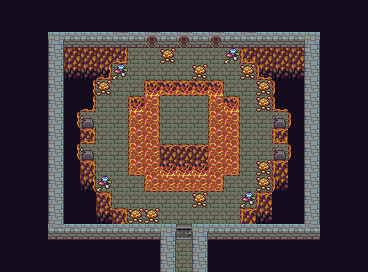

A 2D game scene composited from a Tiled map and its tileset images. What follows is a short description and the map's XML, with each tile layer's data collapsed to a summary:
An orthogonal 23x17 tile map with 16x16 px tiles, 3 tile layers (background, background+, background++) and 32 objects (17x event, 9x trigger, camerabox, entity).

<map version="1.0.0" orientation="orthogonal" renderorder="right-down" width="23" height="17" tilewidth="16" tileheight="16" nextobjectid="57">
 <properties>
  <property name="Name" value="The Dragon's Lair" />
 </properties>
 <tileset firstgid="1" source="tileset.tsx" />
 <layer name="background" width="23" height="17">
  <data>[391 cells, 391 non-empty, 10 distinct tile ids]</data>
 </layer>
 <layer name="background+" width="23" height="17">
  <data>[391 cells, 80 non-empty, 19 distinct tile ids]</data>
 </layer>
 <layer name="background++" width="23" height="17">
  <data>[391 cells, 14 non-empty, 6 distinct tile ids]</data>
 </layer>
 <objectgroup name="#spritelayer">
  <object id="1" type="camerabox" x="32" y="16" width="304" height="240" visible="0" />
  <object id="2" name="exit_door" type="trigger" x="176" y="224" width="16" height="16" />
  <object id="11" x="176" y="256">
   <polyline points="0,16 0,-32 -16,-32 -16,-48 -64,-48 -64,-80 -80,-80 -80,-160 -64,-160 -64,-176 -48,-176 -48,-208 -16,-208 -16,-192 0,-192 0,-208 64,-208 64,-176 80,-176 80,-144 96,-144 96,-96 80,-96 80,-64 64,-64 64,-32 16,-32 16,16" />
  </object>
  <object id="17" name="trigger_switch" type="trigger" x="80" y="112" width="16" height="16">
   <properties>
    <property name="color" value="orange" />
   </properties>
  </object>
  <object id="18" name="trigger_switch" type="trigger" x="272" y="112" width="16" height="16">
   <properties>
    <property name="color" value="blue" />
   </properties>
  </object>
  <object id="19" name="trigger_switch" type="trigger" x="272" y="144" width="16" height="16">
   <properties>
    <property name="color" value="red" />
   </properties>
  </object>
  <object id="20" name="trigger_switch" type="trigger" x="80" y="144" width="16" height="16">
   <properties>
    <property name="color" value="green" />
   </properties>
  </object>
  <object id="24" x="144" y="80">
   <polyline points="0,0 0,16 -16,16 -16,96 0,96 0,112 48,112 48,128 64,128 64,112 80,112 80,96 96,96 96,16 80,16 80,0 64,0 64,-16 48,-16 48,0 0,0" />
  </object>
  <object id="25" name="leave_room" type="event" x="176" y="240" width="16" height="16" />
  <object id="27" x="144" y="32" width="16" height="16" />
  <object id="28" x="176" y="32" width="16" height="16" />
  <object id="29" name="torch_c" type="trigger" x="208" y="32" width="16" height="16" />
  <object id="31" name="torch_a" type="trigger" x="144" y="32" width="16" height="16" />
  <object id="32" name="torch_b" type="trigger" x="176" y="32" width="16" height="16" />
  <object id="36" name="platform" type="trigger" x="160" y="96" width="48" height="48" />
  <object id="38" name="dragon" type="entity" x="168" y="104" width="32" height="32">
   <properties>
    <property name="sprite" value="sprites/dragon.sprite" />
   </properties>
  </object>
  <object id="39" name="slimespawn" type="event" x="128" y="48" width="32" height="32">
   <properties>
    <property name="obstructNPCs" value="false" />
   </properties>
  </object>
  <object id="41" name="slimespawn" type="event" x="96" y="96" width="32" height="80">
   <properties>
    <property name="obstructNPCs" value="false" />
   </properties>
  </object>
  <object id="42" name="slimespawn" type="event" x="112" y="176" width="32" height="32">
   <properties>
    <property name="obstructNPCs" value="false" />
   </properties>
  </object>
  <object id="43" name="slimespawn" type="event" x="160" y="192" width="32" height="32">
   <properties>
    <property name="obstructNPCs" value="false" />
   </properties>
  </object>
  <object id="44" name="slimespawn" type="event" x="208" y="192" width="32" height="32">
   <properties>
    <property name="obstructNPCs" value="false" />
   </properties>
  </object>
  <object id="45" name="slimespawn" type="event" x="240" y="112" width="32" height="48">
   <properties>
    <property name="obstructNPCs" value="false" />
   </properties>
  </object>
  <object id="46" name="slimespawn" type="event" x="208" y="48" width="32" height="32">
   <properties>
    <property name="obstructNPCs" value="false" />
   </properties>
  </object>
  <object id="47" name="slimespawn" type="event" x="160" y="64" width="32" height="16">
   <properties>
    <property name="obstructNPCs" value="false" />
   </properties>
  </object>
  <object id="48" name="slimespawn" type="event" x="176" y="48" width="32" height="16">
   <properties>
    <property name="obstructNPCs" value="false" />
   </properties>
  </object>
  <object id="49" name="slimespawn" type="event" x="112" y="80" width="32" height="16">
   <properties>
    <property name="obstructNPCs" value="false" />
   </properties>
  </object>
  <object id="50" name="slimespawn" type="event" x="224" y="176" width="32" height="16">
   <properties>
    <property name="obstructNPCs" value="false" />
   </properties>
  </object>
  <object id="51" name="slimespawn" type="event" x="224" y="80" width="32" height="16">
   <properties>
    <property name="obstructNPCs" value="false" />
   </properties>
  </object>
  <object id="52" name="slimespawn" type="event" x="240" y="96" width="16" height="16">
   <properties>
    <property name="obstructNPCs" value="false" />
   </properties>
  </object>
  <object id="53" name="slimespawn" type="event" x="240" y="160" width="16" height="16">
   <properties>
    <property name="obstructNPCs" value="false" />
   </properties>
  </object>
  <object id="54" name="slimespawn" type="event" x="192" y="208" width="16" height="16">
   <properties>
    <property name="obstructNPCs" value="false" />
   </properties>
  </object>
  <object id="55" name="slimespawn" type="event" x="144" y="192" width="16" height="16">
   <properties>
    <property name="obstructNPCs" value="false" />
   </properties>
  </object>
 </objectgroup>
</map>